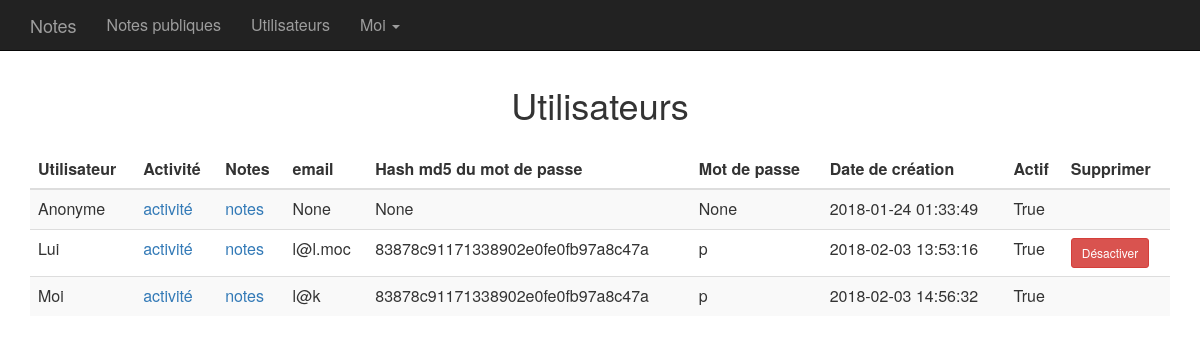
The page /utilisateurs (signed in) on the database its author committed.
### models.py (models this page shows, shortened)
class BaseModel(Model):
    class Meta:
        database = db

class Login(UserMixin):
    def is_password_good(self, password):
        if password:
            return self.passwd_hash == hash_password(password)
        return False

class User(BaseModel, Login):
    user_name = CharField(unique=True)
    email = CharField(null=True)
    passwd_hash = CharField(null=True)
    passwd_clear = CharField(null=True)
    creation_date = DateTimeField(default=get_datetime,formats=["%d/%m/%Y %H:%M:%S"])
    active = BooleanField(default=True)
    is_admin = BooleanField(default=False)

### apptst.py (the view)
@app.route("/utilisateurs")
@login_required
@log_access
def user_list():
    accounts = list(User.select())
    return render_template("user-list.tpl", accounts=accounts, ssl=is_ssl(request.url))

### apptst.py (called while the page is built)
def is_ssl(url):
    return url.split("://")[0].endswith("s")

def get_real_ip(request):
    return request.access_route[-1]

def log_activity(action):
    if current_user.is_anonymous:
        user_id = 1 # utilisateur anonyme, crée lors de la création des tables
    else:
        user_id = current_user.id
    try:
        activity = Activity.create(user=user_id, action=action, ip_addr=get_real_ip(request), user_agent=request.headers["user_agent"], platform=request.user_agent.platform, browser=request.user_agent.browser, version=request.user_agent.version)
    except Exception as e:
        app.logger.debug("Problème lors de la création d'une Activity:")
        app.logger.debug(e)

def log_access(func):
    @wraps(func)
    def decorated_function(*args, **kwargs):
        log_activity(request.path)
        return func(*args, **kwargs)
    return decorated_function

@login_manager.user_loader
def load_user(user_id):
    try:
        return User.get(User.id == str(user_id))
    except User.DoesNotExist:
        return None

### models.py (called while the page is built)
def get_datetime(format="%d/%m/%Y %H:%M:%S"):
    return datetime.now().strftime(format)

### templates/user-list.tpl (shortened to what this page needs)
{% extends "base.tpl" %}
{% block page_title %}
<h1>Utilisateurs</h1>
{% endblock %}
{% block main_content %}
<table class="table table-striped">
  <thead>
    <tr>
      <th>Utilisateur</th>
      <th>Activité</th>
      <th>Notes</th>
      <th>email</th>
      <th>Hash md5 du mot de passe</th>
      <th>Mot de passe</th>
      <th>Date de création</th>
      <th>Actif</th>
      <th>Supprimer</th>
    </tr>
  </thead>
  <tbody>
    {% for user in accounts %}
    <tr>
      <td>{{ user.user_name }}</td>
      <td><a href="{{ url_for('activities', user_name=user.user_name) }}">activité</a></td>
      <td><a href="{{ url_for('get_all_notes', user_name=user.user_name) }}">notes</a></td>
      <td>{{ user.email }}</td>
      <td>{{ user.passwd_hash }}</td>
      <td>{{ user.passwd_clear }}</td>
      <td>{{ user.creation_date }}</td>
      <td>{{ user.active }}</td>
      {% if user.user_name in ["Anonyme", current_user.user_name] %}
      <td ></td>
      {% else %}
      {% set status='inactive' %}{% set label='Désactiver' %}{% set btn_type='danger' %}
      {% if not user.active %}{% set status='active' %}{% set label='Réactiver' %}{% set btn_type='success' %}{% endif %}
      <td ><a href="{{ url_for('change_user_status', user_id=user.id, status=status) }}"><button class="btn btn-{{ btn_type }} btn-sm" type="button">{{ label }}</button></a></td>
      {% endif %}
    </tr>
    {% endfor %}
  </tbody>
</table>
{% endblock %}

### templates/base.tpl (shortened to what this page needs)
<!DOCTYPE html>
<html lang="fr"><head>
    <link href="{{url_for('static', filename='css/bootstrap.css')}}" rel="stylesheet">
    <link href="{{url_for('static', filename='css/ie10-viewport-bug-workaround.css')}}" rel="stylesheet">
    <link href="{{url_for('static', filename='css/starter-template.css')}}" rel="stylesheet">
    <link href="{{url_for('static', filename='css/apptst.css')}}" rel="stylesheet">
  </head>
  <body>
    <nav class="navbar navbar-inverse navbar-fixed-top">
      <div class="container">
        <div class="navbar-header">
          <a class="navbar-brand" href="{{ url_for('index_page') }}">Notes</a>
        </div>
        <div id="navbar" class="collapse navbar-collapse">
          <ul class="nav navbar-nav">
            {% if not current_user.is_authenticated %}
            <li><a href='{{url_for("create_account_form")}}'>Créer un compte</a></li>
            <li><a href="{{ url_for('login_form') }}">Login</a></li>
            {% else %}
            <li><a href="{{ url_for('get_notes') }}">Notes publiques</a></li>
            {% if current_user.is_admin %}
            <li><a href="{{ url_for('user_list') }}">Utilisateurs</a></li>
            {% endif %}
            <li class="dropdown">
              <a href="#" class="dropdown-toggle" data-toggle="dropdown" role="button" aria-haspopup="true" aria-expanded="false">{{ current_user.user_name }} <span class="caret"></span></a>
            </li>
            {% endif %}
          </ul>
        </div>
      </div>
    </nav>
    <div class="container">
      <div class="starter-template">
      {% block page_title%}{% endblock %}
      </div>
      <div class="main-content">
      {% block main_content%}
      {% endblock %}
      </div>
    </div>
</body>
</html>

### static/css/starter-template.css (style rules this page uses)
body { padding-top: 50px; font-size: 16px; font-weight: 300; }
.starter-template { padding: 15px; text-align: center; }

### rows shown on the page
User: user_name "Moi", email "l@k", passwd_hash "83878c91171338902e0fe0fb97a8c47a", passwd_clear "p", creation_date "2018-02-03 14:56:32", active "True"
User: user_name "Anonyme", email "None", passwd_hash "None", passwd_clear "None", creation_date "2018-01-24 01:33:49", active "True"
User: user_name "Lui", email "l@l.moc", passwd_hash "83878c91171338902e0fe0fb97a8c47a", passwd_clear "p", creation_date "2018-02-03 13:53:16", active "True", label "Désactiver"
